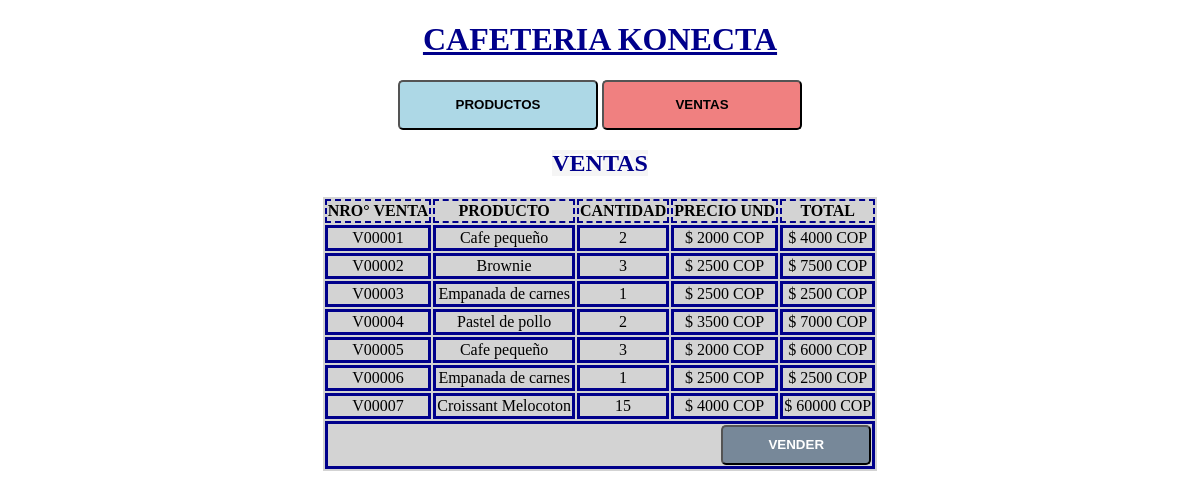
The page / on the database its author committed.
### tables this page shows
CREATE TABLE `ventas` (
  `id_venta` int(10) NOT NULL,
  `id_producto_venta` int(10) NOT NULL,
  `unidades_venta` int(5) NOT NULL,
  `precio_unidad_venta` int(10) NOT NULL,
  `precio_total_venta` int(10) NOT NULL,
  `fecha_venta` date NOT NULL
);

CREATE TABLE `productos` (
  `id_producto` int(10) NOT NULL,
  `nombre_producto` varchar(50) NOT NULL,
  `referencia_producto` varchar(10) NOT NULL,
  `precio_producto` int(11) NOT NULL,
  `peso_producto` int(10) NOT NULL,
  `id_categoria_producto` int(10) NOT NULL,
  `cantidad_producto` int(5) NOT NULL,
  `fecha_creacion_producto` date NOT NULL
);

### config/conexion.php (called while the page is built, shortened)
<?php
    class Conexion{
        public function Conexion(){
            try{
                $this->conexion_db = new PDO('mysql:host='.DB_HOST.';dbname='.DB_NOMBRE,DB_USUARIO,DB_CONTR);
                 $this->conexion_db->setAttribute(PDO::ATTR_ERRMODE, PDO::ERRMODE_EXCEPTION);
                 $this->conexion_db->exec("SET CHARACTER SET utf8");
                 return $this->conexion_db;
             } catch (Exception $e) {
                echo "Line error".$e->getLine();
            }
        }
    }
?>

### ventasdb.php (called while the page is built, shortened)
<?php
require("config/conexion.php");
class Ventas extends Conexion{
    public function get_ventas(){
        $sql = "SELECT id_venta codigoventa, p.nombre_producto nombre, v.unidades_venta unidades,
        precio_unidad_venta preciounitario, precio_total_venta total
        FROM ventas v, productos p
        WHERE v.id_producto_venta = p.id_producto";
        $sentencia = $this->conexion_db->prepare($sql);
        $sentencia->execute(array());
        $result = $sentencia->fetchAll(PDO::FETCH_OBJ);
        return $result;
        $this->conexion_db = null;
    }
} ?>

### index.php (the view, shortened to what this page needs)
<?php
require("ventasdb.php");
$venta = new Ventas();
$ventashoy = $venta->get_ventas();
?>
<!DOCTYPE html>
<html lang="en">
<head>
    <link rel="stylesheet" type="text/css" href="css/estilos.css">
</head>
<body>
    <h1>CAFETERIA KONECTA</h1>
    <div class="botones1">
        <a href="productos.php"><button class="boton2">PRODUCTOS</button></a>
        <a href="ventas.php"><button class="boton3">VENTAS</button></a>
    </div>
    <h2><label for="titulo">VENTAS</label></h2>
    <table>
        <tr>
        <th>NRO° VENTA</th>
        <th>PRODUCTO</th>
        <th>CANTIDAD</th>
        <th>PRECIO UND</th>
        <th>TOTAL</th>
        </tr>
        <?php
          foreach($ventashoy as $vent1){
        ?>
        <tr>
            <td>V0000<?=$vent1->codigoventa  ?></td>
            <td><?= $vent1->nombre  ?></td>
            <td><?= $vent1->unidades ?></td>
            <td>$ <?= $vent1->preciounitario ?> COP</td>
            <td>$ <?= $vent1->total  ?> COP</td>
        </tr>
        <?php } ?>
        <tr><td colspan="7" style="text-align:right;">
            <a href="vender.php"><button class="botonenviar">VENDER</button></a>
        </td>
</table>
</body>
</html>

### css/estilos.css (style rules this page uses)
body { font-family: 'Bahnschrift'; text-align: center; background-image: url("../img/fondo.jpg"); background-size: cover; background-size: 60rem; background-repeat: no-repeat; background-position: center center; background-attachment: fixed; }
table { margin: 0 auto; background: lightgrey; }
th { border: 2px dashed darkblue; }
td { border: 3px solid darkblue; }
h1 { font-family: 'Calisto MT'; color: darkblue; text-decoration: underline; text-shadow: 2px -2px white; }
h2 { font-family: 'Calisto MT'; color: darkblue; text-shadow: 2px -2px white; }
.botones1 { text-align: center; }
.botonenviar { font-weight: bold; background-color: lightslategrey; color: white; padding: 5px; text-decoration: none; border-radius: 5px; width: 150px; height: 40px; }
.boton2 { font-weight: bold; background-color: lightblue; padding: 5px; text-decoration: none; border-radius: 5px; width: 200px; height: 50px; }
.boton3 { font-weight: bold; background-color: lightcoral; padding: 5px; text-decoration: none; border-radius: 5px; width: 200px; height: 50px; }
label { background-color: whitesmoke; }

### rows shown on the page
ventas: id_venta "1", productos.nombre_producto "Cafe pequeño", unidades_venta "2", precio_unidad_venta "2000", precio_total_venta "4000"
ventas: id_venta "2", productos.nombre_producto "Brownie", unidades_venta "3", precio_unidad_venta "2500", precio_total_venta "7500"
ventas: id_venta "3", productos.nombre_producto "Empanada de carnes", unidades_venta "1", precio_unidad_venta "2500", precio_total_venta "2500"
ventas: id_venta "4", productos.nombre_producto "Pastel de pollo", unidades_venta "2", precio_unidad_venta "3500", precio_total_venta "7000"
ventas: id_venta "5", productos.nombre_producto "Cafe pequeño", unidades_venta "3", precio_unidad_venta "2000", precio_total_venta "6000"
ventas: id_venta "6", productos.nombre_producto "Empanada de carnes", unidades_venta "1", precio_unidad_venta "2500", precio_total_venta "2500"
ventas: id_venta "7", productos.nombre_producto "Croissant Melocoton", unidades_venta "15", precio_unidad_venta "4000", precio_total_venta "60000"
